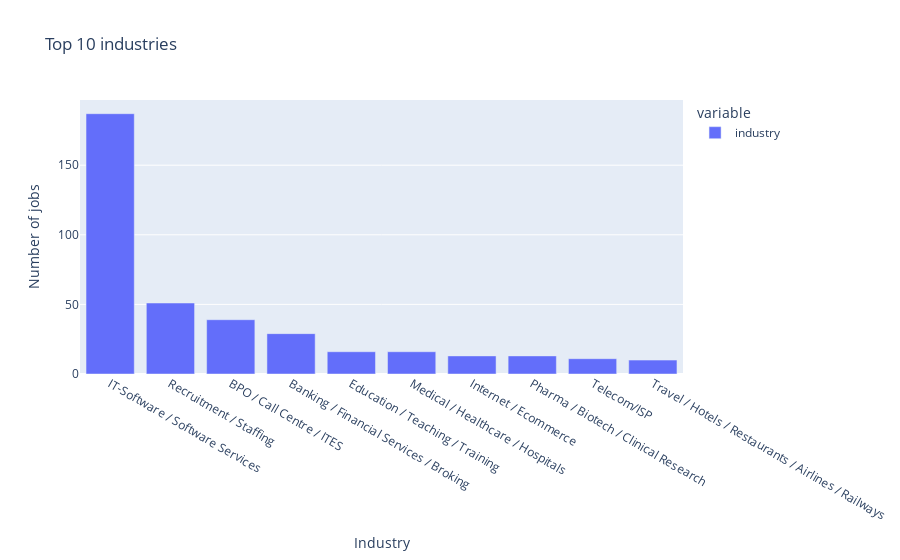

This figure's notebook cell:
### Code cell
df['industry'].value_counts().head(10)
px.bar(df['industry'].value_counts().head(10),title='Top 10 industries',labels={'index':'Industry','value':'Number of jobs'})

### Figure 1 — Plotly figure (JSON) as saved in the notebook; plotly's stock layout.template omitted (floating-point values rounded to 4 significant figures)
{"data": [{"alignmentgroup": "True", "hovertemplate": "variable=industry<br>Industry=%{x}<br>Number of jobs=%{y}<extra></extra>", "legendgroup": "industry", "marker": {"color": "#636efa", "pattern": {"shape": ""}}, "name": "industry", "offsetgroup": "industry", "orientation": "v", "showlegend": true, "textposition": "auto", "type": "bar", "x": ["IT-Software / Software Services", "Recruitment / Staffing", "BPO / Call Centre / ITES", "Banking / Financial Services / Broking", "Education / Teaching / Training", "Medical / Healthcare / Hospitals", "Internet / Ecommerce", "Pharma / Biotech / Clinical Research", "Telecom/ISP", "Travel / Hotels / Restaurants / Airlines / Railways"], "xaxis": "x", "y": [187, 51, 39, 29, 16, 16, 13, 13, 11, 10], "yaxis": "y"}], "layout": {"barmode": "relative", "legend": {"title": {"text": "variable"}, "tracegroupgap": 0}, "title": {"text": "Top 10 industries"}, "xaxis": {"anchor": "y", "domain": [0, 1], "title": {"text": "Industry"}}, "yaxis": {"anchor": "x", "domain": [0, 1], "title": {"text": "Number of jobs"}}}}
